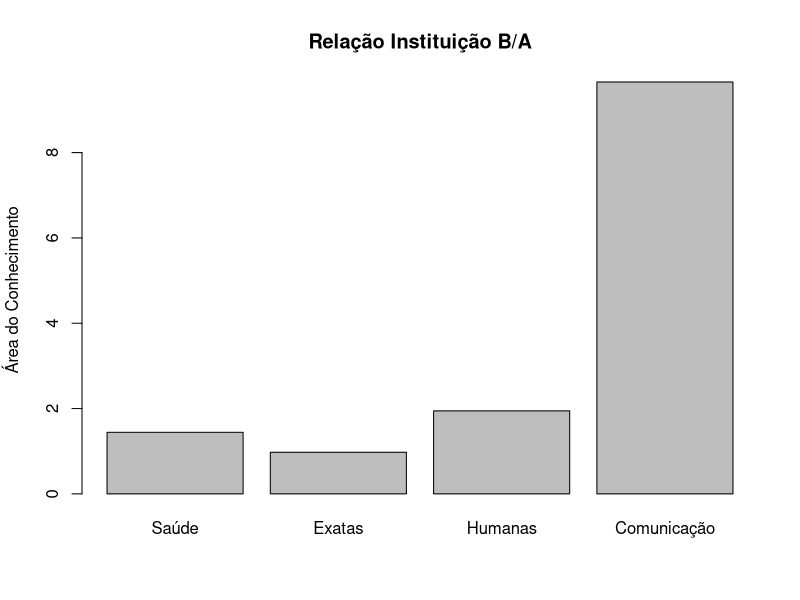
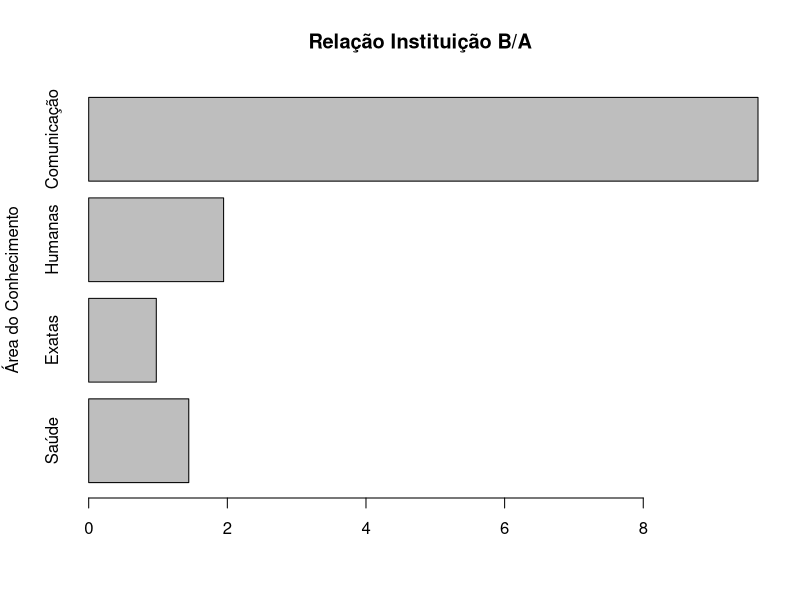
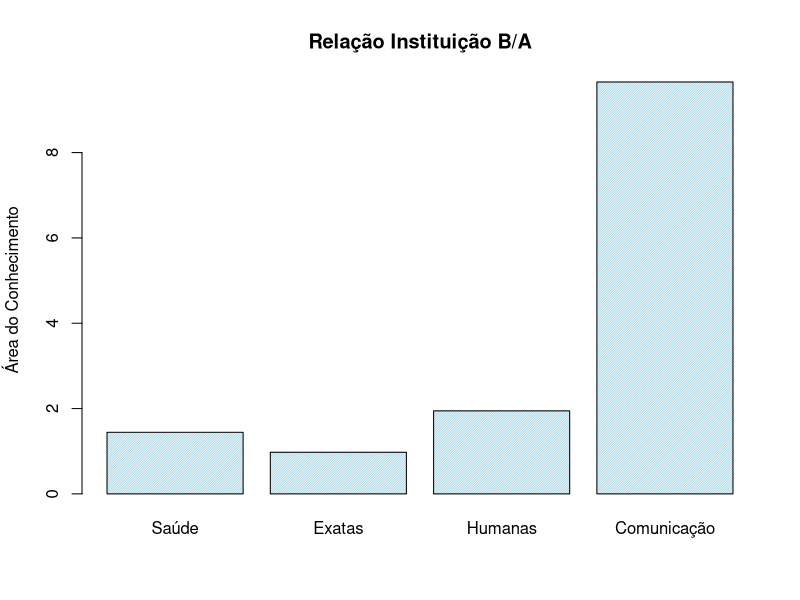
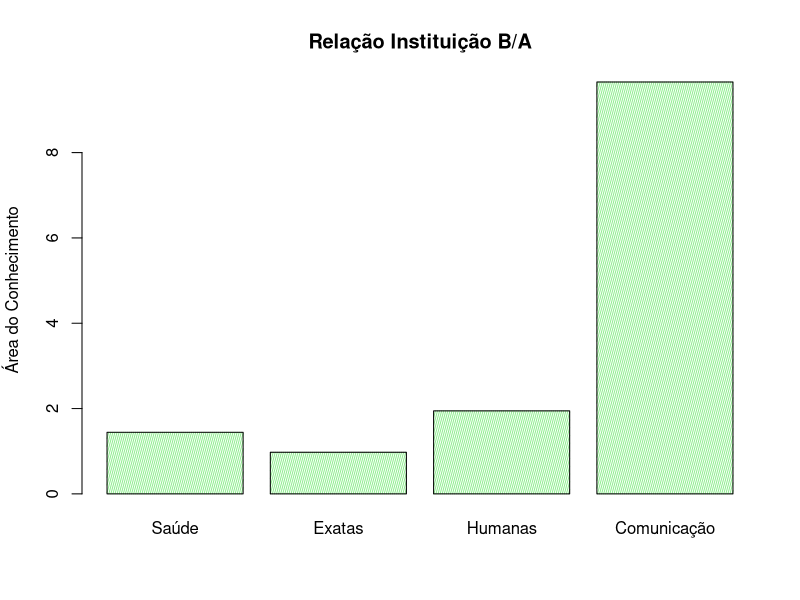
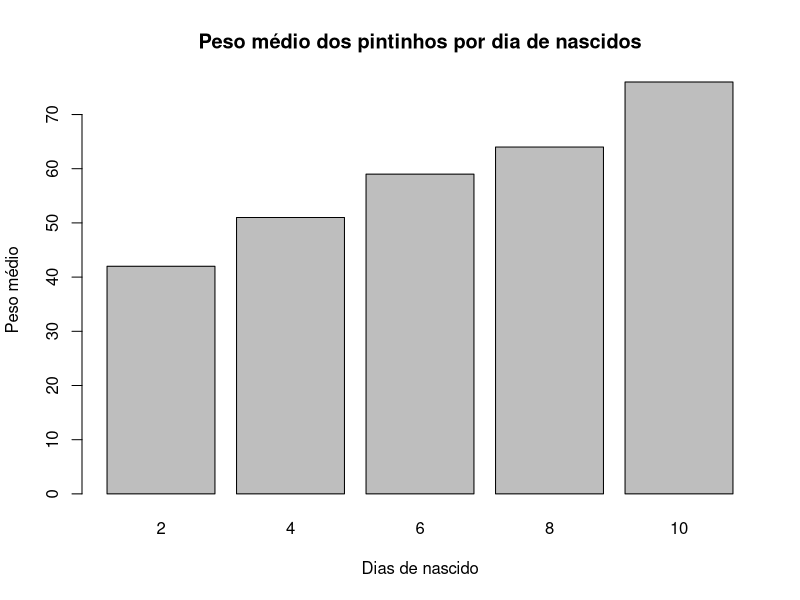
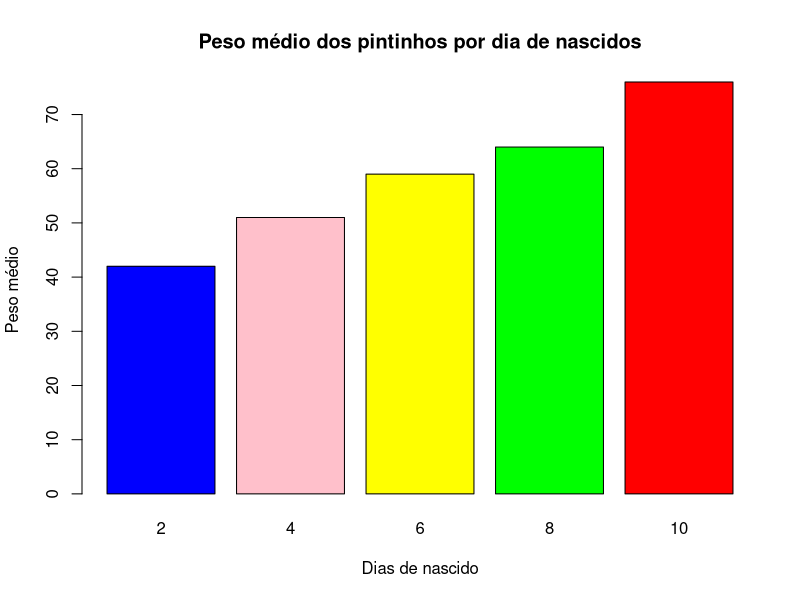
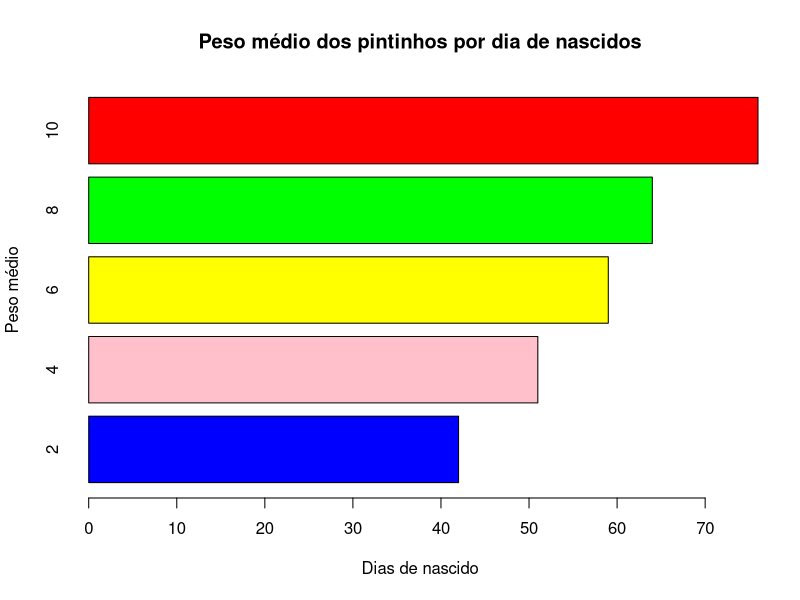
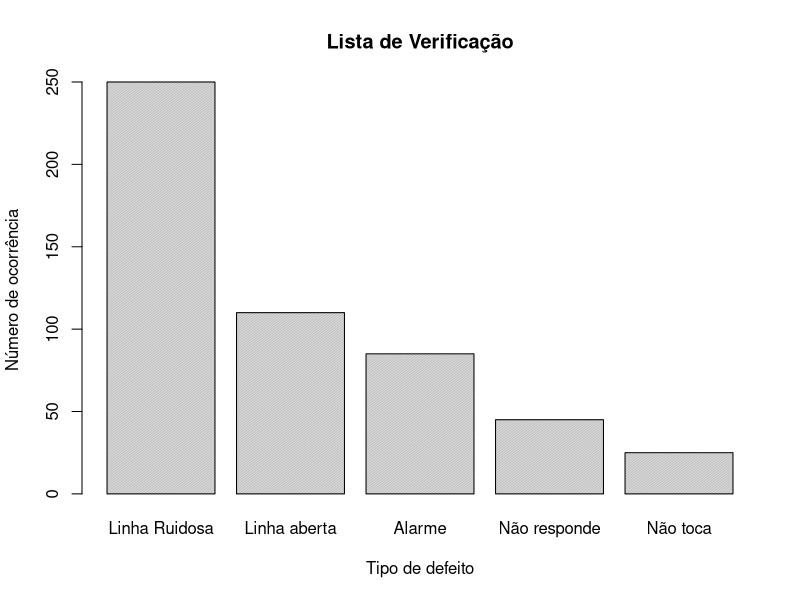

The R source for these figures, in order:
## ---- chunk 1
library(dplyr)
library(magrittr)
## ---- chunk 2
base <- 
  tibble(
    "Área do conhecimento" = c("Saúde", "Exatas", "Humanas", "Comunicação"),
    "Instituição A" = c(1751, 2186, 947,  29),
    "Instituição B" = c(2528, 2132, 1843, 280)
  )

base %<>% mutate("Relação B com A" = `Instituição B`/`Instituição A`)

barplot(
  base$`Relação B com A`, names.arg = base$`Área do conhecimento`,
  main = "Relação Instituição B/A", ylab = "Área do Conhecimento"
)
## ---- chunk 3
barplot(
  base$`Relação B com A`, names.arg = base$`Área do conhecimento`,
  main = "Relação Instituição B/A", ylab = "Área do Conhecimento",
  horiz = T
)
## ---- chunk 4
barplot(
  base$`Relação B com A`, names.arg = base$`Área do conhecimento`,
  main = "Relação Instituição B/A", ylab = "Área do Conhecimento",
  density = 60, col = "lightblue"
)
## ---- chunk 5
barplot(
  base$`Relação B com A`, names.arg = base$`Área do conhecimento`,
  main = "Relação Instituição B/A", ylab = "Área do Conhecimento",
  density = 50, angle = 75, col = "lightgreen"
)
## ---- chunk 6
base <- 
  tibble(
    "Dias de Nascido" = c(2,4,6,8,10) %>% as.character(),
    Peso = c(42,51,59,64,76)
  )

barplot(
  base$Peso, names.arg = base$`Dias de Nascido`,
  main = "Peso médio dos pintinhos por dia de nascidos",
  xlab = "Dias de nascido", ylab = "Peso médio"
)
## ---- chunk 7
barplot(
  base$Peso, names.arg = base$`Dias de Nascido`,
  main = "Peso médio dos pintinhos por dia de nascidos",
  xlab = "Dias de nascido", ylab = "Peso médio",
  col = c("blue", "pink", "yellow", "green", "red")
)
## ---- chunk 8
barplot(
  base$Peso, names.arg = base$`Dias de Nascido`,
  main = "Peso médio dos pintinhos por dia de nascidos",
  xlab = "Dias de nascido", ylab = "Peso médio",
  col = c("blue", "pink", "yellow", "green", "red"),
  horiz = T
)
## ---- chunk 9
lista_de_verificacao <- 
  tibble(
    "Tipo de defeito" = c("Linha Ruidosa", "Linha aberta", "Alarme", "Não responde", "Não toca"),
    "Número de ocorrência" = c(250,110,85,45,25)
  )

barplot(
  lista_de_verificacao$`Número de ocorrência`, names.arg = lista_de_verificacao$`Tipo de defeito`,
  main = "Lista de Verificação", xlab = "Tipo de defeito", ylab = "Número de ocorrência",
  density = 80, angle = 120
)
## ---- chunk 10
base_cotinina <- 
  tibble(
    "Nível de Cotinina (ng/ml)" = c("0-13", "14-49", "50-99", "100-149", "150-199", "200-249", "250-299", "300+"),
    Fumantes = c(78,133,142,206,197,220,151,412),
    "Não-fumantes" = c(3300,72,23,15,7,8,9,11)
  )

matrix(
  c(base_cotinina$Fumantes, base_cotinina$`Não-fumantes`), ncol = 2,
  dimnames = list(base_cotinina$`Nível de Cotinina (ng/ml)`, c("Fumantes", "Não-fumantes"))
) %>% 
  t %>% 
  barplot(
    beside = T, cex.names = 0.9, legend.text = c("Fumantes", "Não-fumantes"),
    xlab = "Nível de Cotinina (ng/ml)", ylab = "Frequência",
    main = "Frequência do nível de cotinina em fumantes e não-fumantes",
    col = c("#000000", "#5F021F")
  )
